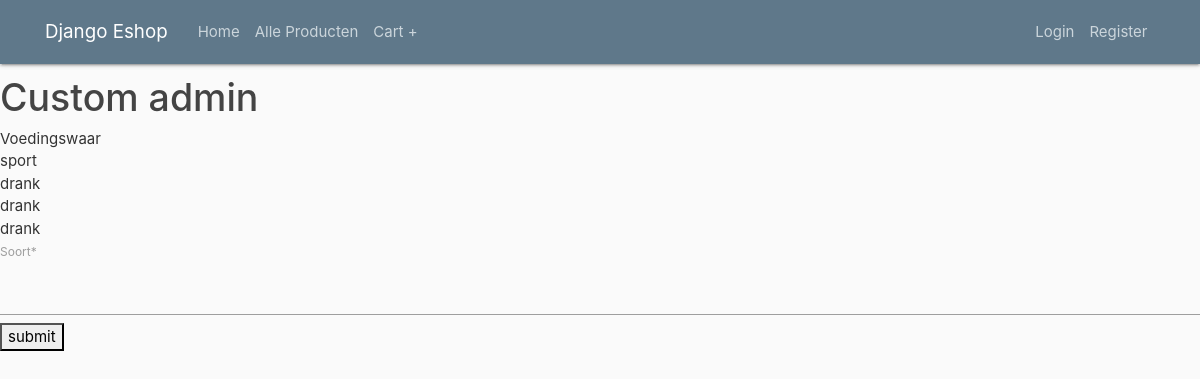
The page /eshop/adminCustom/ on the database its author committed.
### Eshop/models.py (models this page shows, shortened)
class Category(models.Model):
    soort = models.CharField(max_length=200)

### Eshop/views.py (the view, shortened to what this page needs)
# urls.py: path('adminCustom/', views.adminCustom, name= 'adminCustom'),
def adminCustom(request):
    form = CategoryForm()
    context = {
            'categorys': Category.objects.all(),
            'form': form
            }
    return render(request, 'Eshop/adminCustom.html', context)

### Eshop/forms.py
class CategoryForm(forms.Form):
    soort = forms.CharField(max_length=200)

### Eshop/templates/Eshop/adminCustom.html (shortened to what this page needs)
{% extends "Eshop/base.html" %}
{% load crispy_forms_tags %}
{% block content %}
    <h1>Custom admin</h1>
    <ul>
    {% for category in categorys %}
        <li>{{ category.soort }}</li>
    {% endfor %}
    </ul>
    <div>
    <form method="post">
        {{ form|crispy }}
        <button type="submit">
          submit
        </button>
      </form>
    </div>
{% endblock content %}

### Eshop/static/Eshop/main.css (style rules this page uses)
body { background: #fafafa; color: #333333; margin-top: 5rem; }
h1, h2, h3, h4, h5, h6 { color: #444444; }
ul { margin: 0; }

### rows shown on the page
Category: soort "Voedingswaar"
Category: soort "sport"
Category: soort "drank"
Category: soort "drank"
Category: soort "drank"
